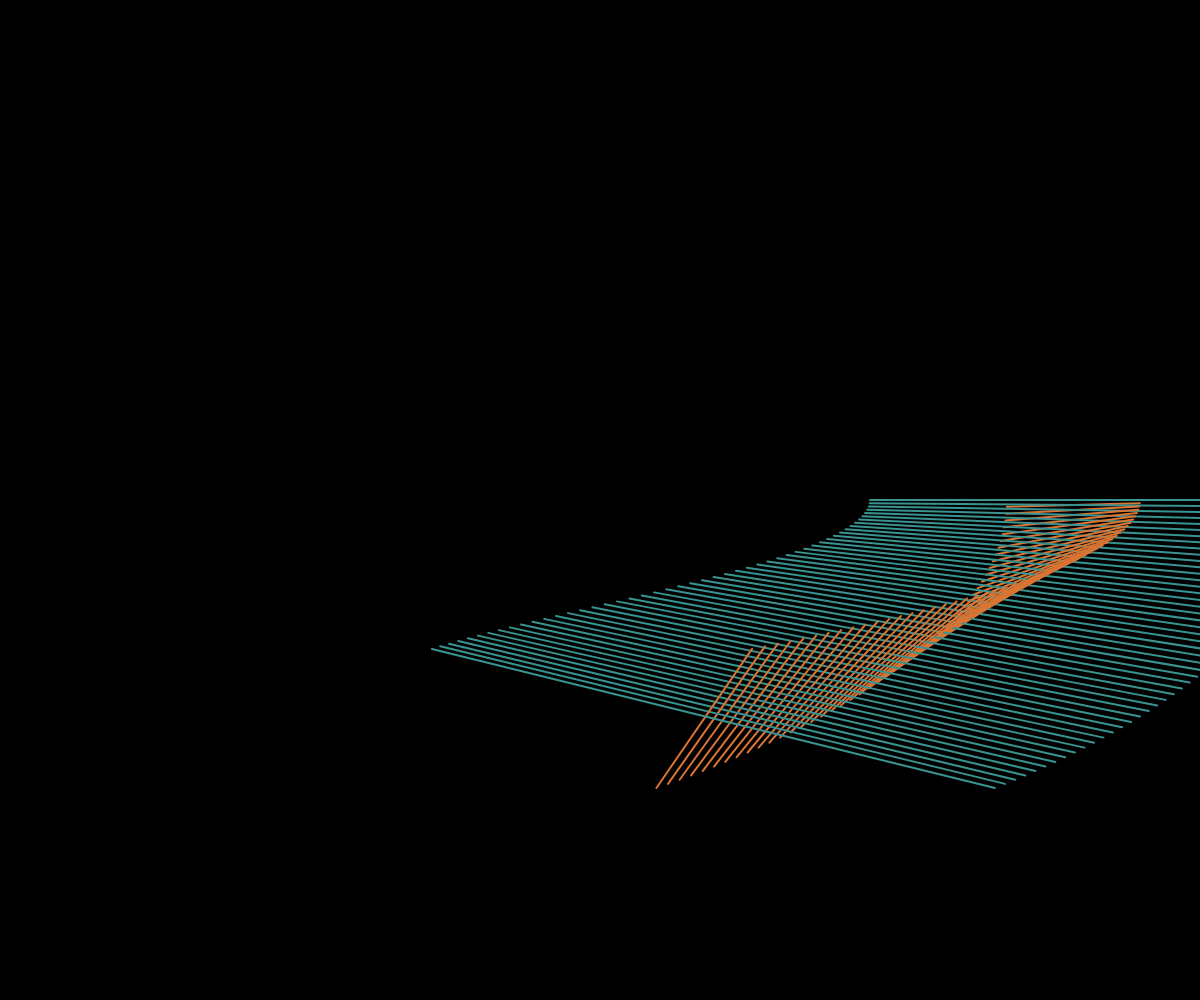
Frame 1 (no input)
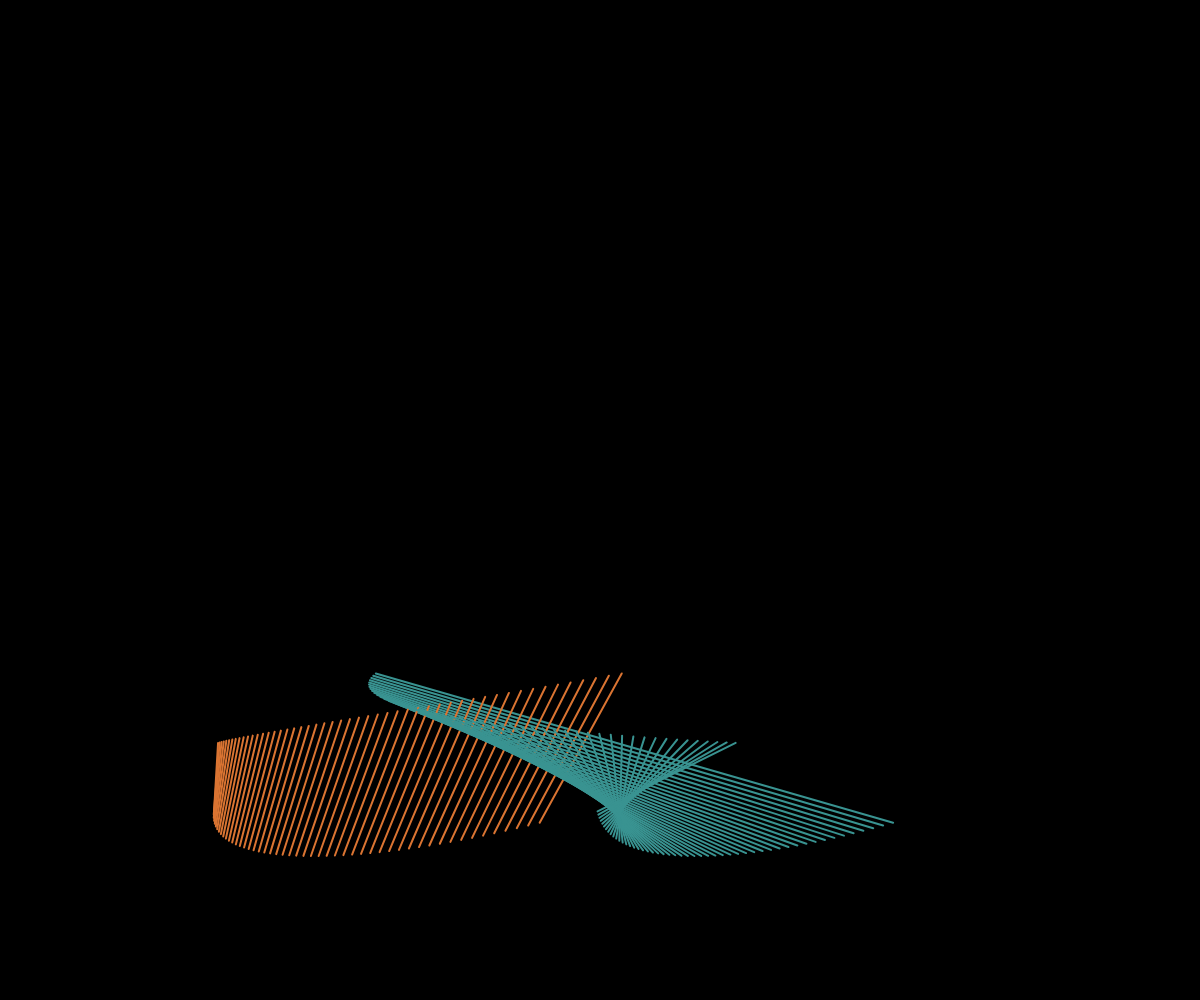
Frame 60 (no input)
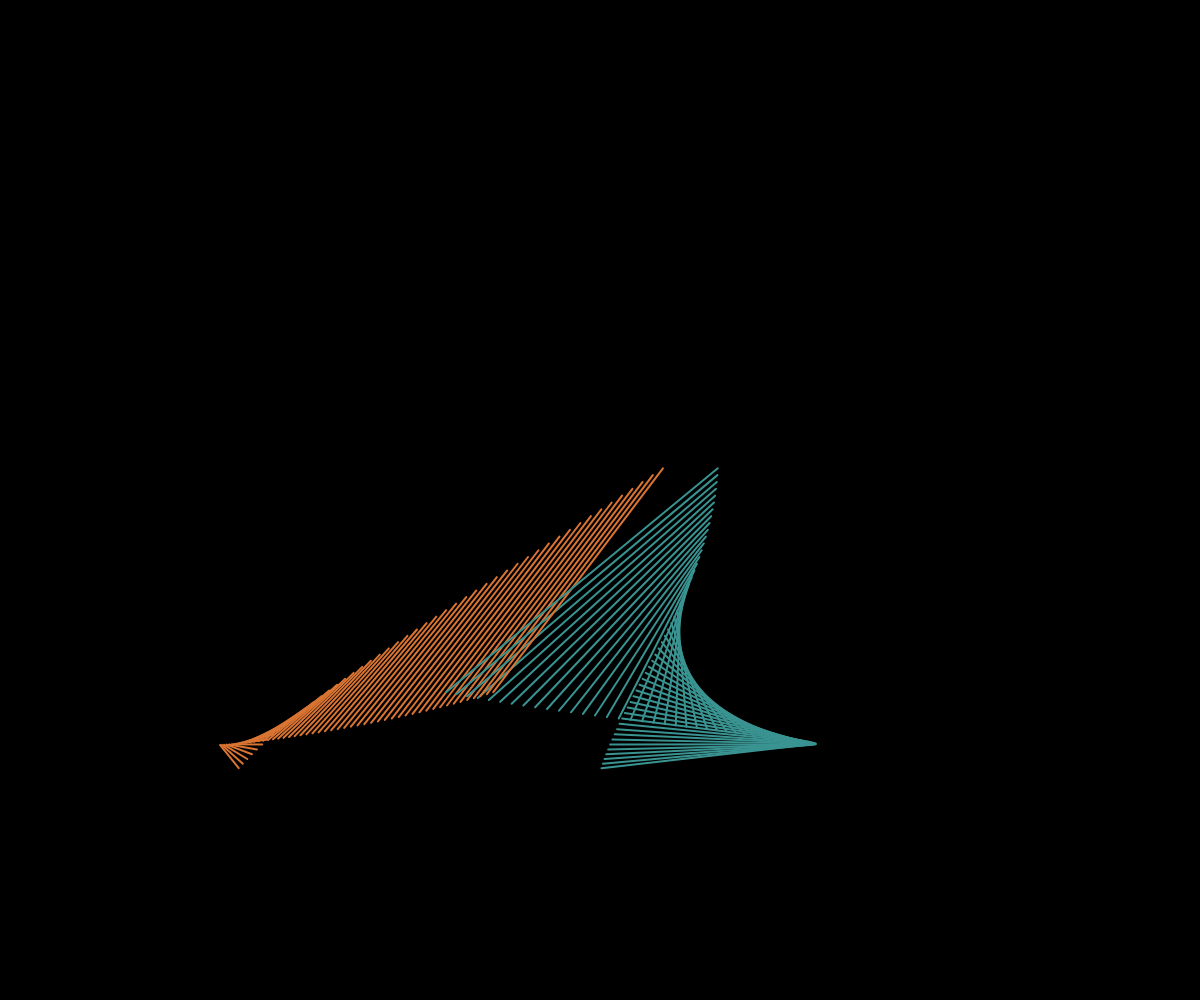
Frame 120 (the mouse pressed at the canvas centre since frame 60)

The p5.js sketch that drew these frames (run headless with seeded random() and noise() and a simulated clock; from frame 60 on, the mouse is pressed at the canvas centre):

// p5.js sketch
// ── sketch.js
/* 
PARAMETRIC EQUATIONS

x = 5t
y = 3t +4

*/
let t = 0;
const numLines = 50;

function setup() {
  createCanvas(window.innerWidth, window.innerHeight);
  background(0);
}

function draw() {
  background(0);
  strokeWeight(2);

  translate(width / 2, height / 2);

  for (let i = 0; i < numLines; i++) {
    stroke(218, 116, 50);
    line(x1(t + i), y1(t + i), x2(t + i), y2(t + i));

    stroke(57, 147, 145);
    line(x3(t + i), y3(t + i), x4(t + i), y4(t + i));
  }
  t++;
}

const x1 = (t) => {
  return cos(t / 30) * 240 + cos(t / 50) * 300;
};

const y1 = (t) => {
  return sin(t / 75) * 245;
};

const x2 = (t) => {
  return cos(t / 37) * 267 + cos(t / 30) * 140;
};

const y2 = (t) => {
  return sin(t / 52) * 356;
};

const x3 = (t) => {
  return cos(t / 20) * 240 + cos(t / 50) * 30;
};

const y3 = (t) => {
  return sin(t / 75) * 245;
};

const x4 = (t) => {
  return cos(t / 98) * 467 + cos(t / 30) * 238;
};

const y4 = (t) => {
  return sin(t / 52) * 356;
};
